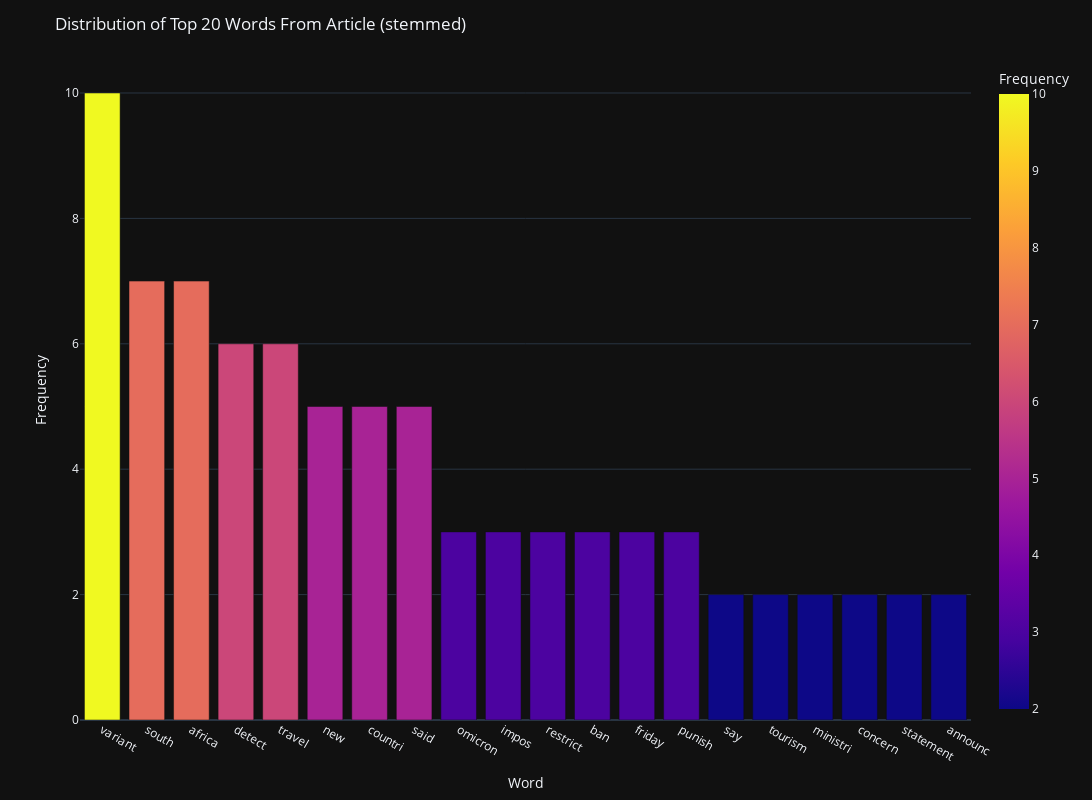

Notebook code cell kept with this figure:
### Code cell
fig = px.bar(top_20_words_stem, x='Word', y='Frequency', color='Frequency')

fig.update_layout(height=800, width=1200, template='plotly_dark', title='Distribution of Top 20 Words From Article (stemmed)')
fig.show()

### Figure 1 — Plotly figure (JSON) as saved in the notebook; plotly's stock layout.template omitted (floating-point values rounded to 4 significant figures)
{"data": [{"alignmentgroup": "True", "hovertemplate": "Word=%{x}<br>Frequency=%{marker.color}<extra></extra>", "legendgroup": "", "marker": {"color": [10, 7, 7, 6, 6, 5, 5, 5, 3, 3, 3, 3, 3, 3, 2, 2, 2, 2, 2, 2], "coloraxis": "coloraxis", "pattern": {"shape": ""}}, "name": "", "offsetgroup": "", "orientation": "v", "showlegend": false, "textposition": "auto", "type": "bar", "x": ["variant", "south", "africa", "detect", "travel", "new", "countri", "said", "omicron", "impos", "restrict", "ban", "friday", "punish", "say", "tourism", "ministri", "concern", "statement", "announc"], "xaxis": "x", "y": [10, 7, 7, 6, 6, 5, 5, 5, 3, 3, 3, 3, 3, 3, 2, 2, 2, 2, 2, 2], "yaxis": "y"}], "layout": {"barmode": "relative", "coloraxis": {"colorbar": {"title": {"text": "Frequency"}}, "colorscale": [[0, "#0d0887"], [0.1111, "#46039f"], [0.2222, "#7201a8"], [0.3333, "#9c179e"], [0.4444, "#bd3786"], [0.5556, "#d8576b"], [0.6667, "#ed7953"], [0.7778, "#fb9f3a"], [0.8889, "#fdca26"], [1, "#f0f921"]]}, "height": 800, "legend": {"tracegroupgap": 0}, "margin": {"t": 60}, "title": {"text": "Distribution of Top 20 Words From Article (stemmed)"}, "width": 1200, "xaxis": {"anchor": "y", "domain": [0, 1], "title": {"text": "Word"}}, "yaxis": {"anchor": "x", "domain": [0, 1], "title": {"text": "Frequency"}}}}
